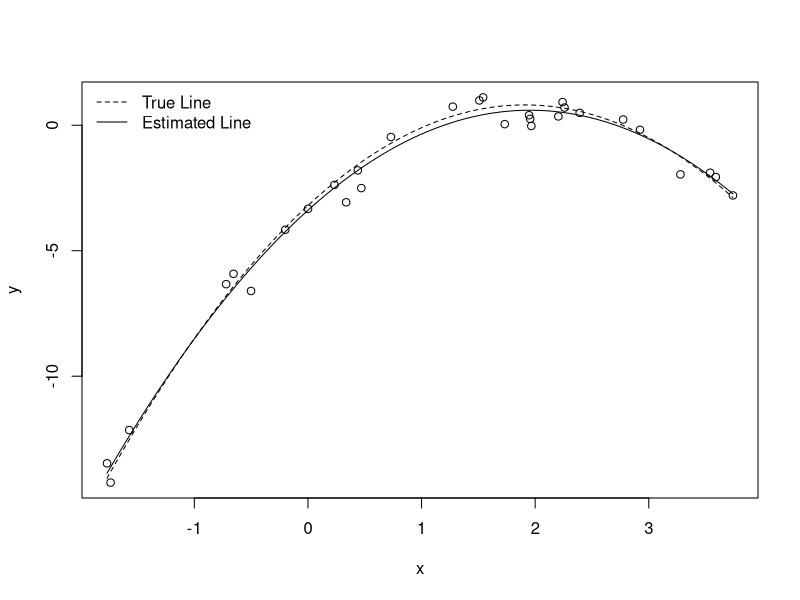
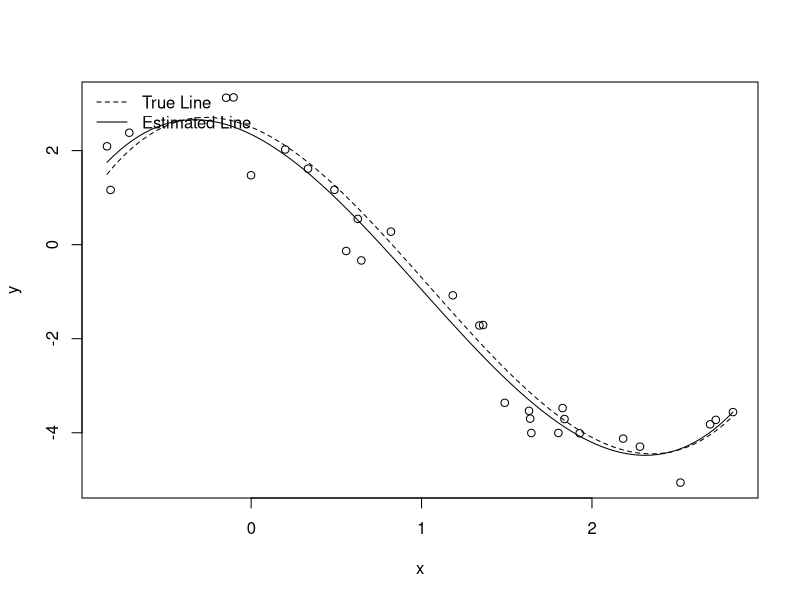
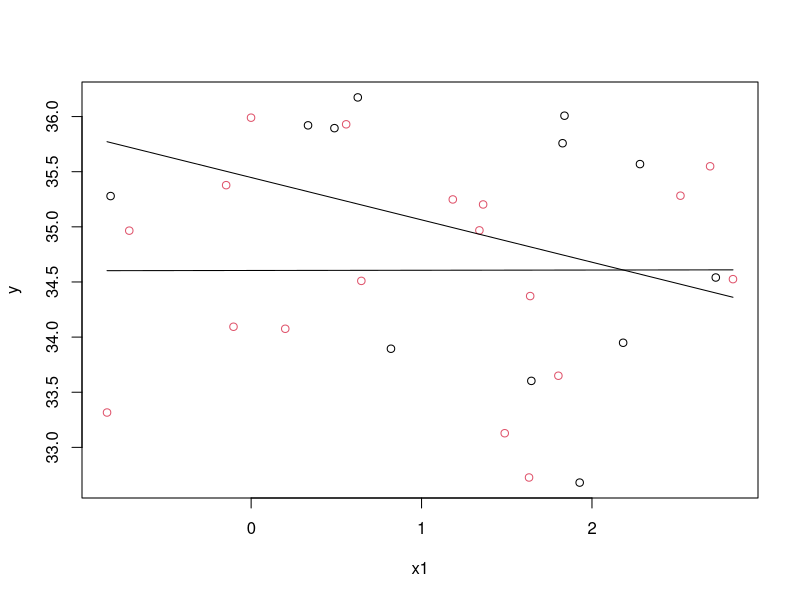

The R script that drew these images, in order: (Note: this script raises an error after producing the figures.)
## ---- chunk 1
knitr::opts_chunk$set(echo = TRUE)
## ---- chunk 2
## Simulating Data from a Regression Model
  ## This R-chunk is meant to be played in your R Console.
  ## It allows you to explore how the various elements
  ## of the regression model combine together to "create"
  ## data and then use the data to "re-create" the line.

  set.seed(101) #Allows us to always get the same "random" sample
                #Change to a new number to get a new sample

  n <- 30 #set the sample size

  X_i <- runif(n, -2, 4) 
    #Gives n random values from a uniform distribution between 15 to 45.

  beta0 <- -3.2 #Our choice for the y-intercept. 

  beta1 <- 4.2 #Our choice for the slope. 
  beta2 <- -1.1

  sigma <- 0.5 #Our choice for the std. deviation of the error terms.


  epsilon_i <- rnorm(n, 0, sigma) 
    #Gives n random values from a normal distribution with mean = 0, st. dev. = sigma.

  Y_i <- beta0 + beta1*X_i + beta2 * X_i^2 + epsilon_i 
    #Create Y using the normal error regression model

  fabData <- data.frame(y=Y_i, x=X_i) 
    #Store the data as data

  #View(fabData) 
  

  #In the real world, we begin with data (like fabData) and try to recover the model that 
  # (we assume) was used to created it.

  fab.lm <- lm(y ~ x + I(x^2), data=fabData) #Fit an estimated regression model to the fabData.

  b <- coef(fab.lm)
  summary(fab.lm) #Summarize your model. 

  plot(y ~ x, data=fabData) #Plot the data.

  curve(b[1] + b[2] * x + b[3] * x^2, add = TRUE) #Add the estimated regression line to your plot.


  # Now for something you can't do in real life... but since we created the data...

  curve(beta0+beta1*x+beta2*x^2, lty=2, add = TRUE) 
    #Add the true regression line to your plot using a dashed line (lty=2). 

  legend("topleft", legend=c("True Line", "Estimated Line"), lty=c(2,1), bty="n") 
    #Add a legend to your plot specifying which line is which.
## ---- chunk 3
## Simulating Data from a Regression Model
  ## This R-chunk is meant to be played in your R Console.
  ## It allows you to explore how the various elements
  ## of the regression model combine together to "create"
  ## data and then use the data to "re-create" the line.

  set.seed(101) #Allows us to always get the same "random" sample
                #Change to a new number to get a new sample

  n <- 30 #set the sample size

  X_i <- runif(n, -1, 3) 
    #Gives n random values from a uniform distribution between 15 to 45.

  beta0 <- 2.5 #Our choice for the y-intercept. 

  beta1 <- -1.5 #Our choice for the slope. 
  beta2 <- -2.5
  beta3 <- 0.8

  sigma <- 0.5 #Our choice for the std. deviation of the error terms.


  epsilon_i <- rnorm(n, 0, sigma) 
    #Gives n random values from a normal distribution with mean = 0, st. dev. = sigma.

  Y_i <- beta0 + beta1*X_i + beta2 * X_i^2 + beta3 * X_i^3 + epsilon_i 
    #Create Y using the normal error regression model

  fabData <- data.frame(y=Y_i, x=X_i) 
    #Store the data as data

  #View(fabData) 
  

  #In the real world, we begin with data (like fabData) and try to recover the model that 
  # (we assume) was used to created it.

  fab.lm <- lm(y ~ x + I(x^2) + I(x^3), data=fabData) #Fit an estimated regression model to the fabData.

  b <- coef(fab.lm)
  summary(fab.lm) #Summarize your model. 

  plot(y ~ x, data=fabData) #Plot the data.

  curve(b[1] + b[2] * x + b[3] * x^2 + b[4] * x^3, add = TRUE) #Add the estimated regression line to your plot.


  # Now for something you can't do in real life... but since we created the data...

  curve(beta0+beta1*x+beta2*x^2+beta3*x^3, lty=2, add = TRUE) 
    #Add the true regression line to your plot using a dashed line (lty=2). 

  legend("topleft", legend=c("True Line", "Estimated Line"), lty=c(2,1), bty="n") 
    #Add a legend to your plot specifying which line is which.
## ---- chunk 4
## Simulating Data from a Regression Model
  ## This R-chunk is meant to be played in your R Console.
  ## It allows you to explore how the various elements
  ## of the regression model combine together to "create"
  ## data and then use the data to "re-create" the line.

  set.seed(101) #Allows us to always get the same "random" sample
                #Change to a new number to get a new sample

  n <- 30 #set the sample size
  
  X1_i <- runif(n, 30, 45) 
  X2_i <- sample(c(0,1), n , replace = TRUE)
    #Gives n random values from a uniform distribution between 15 to 45.

  beta0 <- 5 #Our choice for the y-intercept. 
  beta1 <- 1.4 #Our choice for the slope. 
  beta2 <- 30 #Change in intercept
  beta3 <- -1.6 # Change in slope

  sigma <- 1 #Our choice for the std. deviation of the error terms.

  epsilon_i <- rnorm(n, 0, sigma) 
    #Gives n random values from a normal distribution with mean = 0, st. dev. = sigma.
    
  x2_on <- 1
  x2_off <- 0
  
  Y_i <- beta0 + beta1*X2_i + beta2 * x2_on + beta3 * x2_on * X2_i + epsilon_i 

  fabData <- data.frame(y=Y_i, x1=X_i, x2 = X2_i) 

  fab.lm <- lm(y ~ x1 + x2 + x1:x2, data=fabData) #Fit an estimated regression model to the fabData.

  b <- coef(fab.lm)
  summary(fab.lm) #Summarize your model. 

  plot(y ~ x1, col = as.factor(x2), data=fabData) #Plot the data.

  curve(b[1] + b[2]*x, add = TRUE) #Add the estimated regression line to your plot.
  
  curve(b[1] + b[2]*x + b[3] + b[4]*x, add = TRUE)


  # Now for something you can't do in real life... but since we created the data...

  curve(beta0+beta1*x+beta2*x2+beta3*x*x2, lty=2, add = TRUE) 
    #Add the true regression line to your plot using a dashed line (lty=2). 

  legend("topleft", legend=c("True Line", "Estimated Line"), lty=c(2,1), bty="n") 
